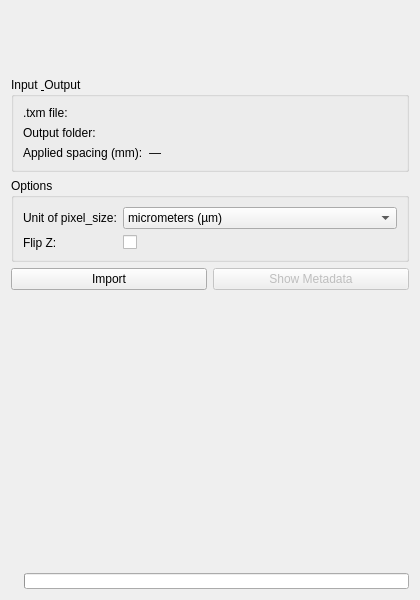
<?xml version="1.0" encoding="UTF-8"?>
<ui version="4.0">
 <class>ImportTXM</class>
 <widget class="qMRMLWidget" name="ImportTXM">
  <property name="geometry">
   <rect>
    <x>0</x>
    <y>0</y>
    <width>420</width>
    <height>600</height>
   </rect>
  </property>
  <layout class="QVBoxLayout" name="verticalLayout">

   <!-- Lockup Image -->
   <item>
    <widget class="QLabel" name="lockupLabel">
     <property name="sizePolicy">
      <sizepolicy hsizetype="Preferred" vsizetype="Fixed">
       <horstretch>0</horstretch>
       <verstretch>0</verstretch>
      </sizepolicy>
     </property>
     <property name="minimumSize">
      <size>
       <width>0</width>
       <height>60</height>
      </size>
     </property>
     <property name="maximumSize">
      <size>
       <width>16777215</width>
       <height>100</height>
      </size>
     </property>
     <property name="alignment">
      <set>Qt::AlignCenter</set>
     </property>
    </widget>
   </item>

   <!-- Input & Output -->
   <item>
    <widget class="QGroupBox" name="ioGroupBox">
     <property name="title">
      <string>Input &amp; Output</string>
     </property>
     <layout class="QFormLayout" name="formLayout_io">
      <item row="0" column="0">
       <widget class="QLabel" name="label_txm">
        <property name="text">
         <string>.txm file:</string>
        </property>
       </widget>
      </item>
      <item row="0" column="1">
       <widget class="ctkPathLineEdit" name="txmPathEdit">
        <property name="toolTip">
         <string>Select a ZEISS TXM (*.txm) file</string>
        </property>
        <property name="nameFilters">
         <stringlist>
          <string>ZEISS TXM (*.txm)</string>
         </stringlist>
        </property>
       </widget>
      </item>

      <item row="1" column="0">
       <widget class="QLabel" name="label_out">
        <property name="text">
         <string>Output folder:</string>
        </property>
       </widget>
      </item>
      <item row="1" column="1">
       <widget class="ctkPathLineEdit" name="outDirEdit">
        <property name="toolTip">
         <string>Folder to save the generated NRRD</string>
        </property>
       </widget>
      </item>

      <item row="2" column="0">
        <widget class="QLabel" name="label_spacing">
         <property name="text">
          <string>Applied spacing (mm):</string>
         </property>
        </widget>
       </item>
       <item row="2" column="1">
        <widget class="QLabel" name="spacingLabel">
         <property name="text">
          <string>—</string>
         </property>
        </widget>
       </item>

     </layout>
    </widget>
   </item>

   <!-- Options -->
   <item>
    <widget class="QGroupBox" name="optionsGroupBox">
     <property name="title">
      <string>Options</string>
     </property>
     <layout class="QFormLayout" name="formLayout_opts">
      <item row="0" column="0">
       <widget class="QLabel" name="label_unit">
        <property name="text">
         <string>Unit of pixel_size:</string>
        </property>
       </widget>
      </item>
      <item row="0" column="1">
       <widget class="QComboBox" name="unitCombo">
        <item>
         <property name="text">
          <string>micrometers (µm)</string>
         </property>
        </item>
        <item>
         <property name="text">
          <string>millimeters (mm)</string>
         </property>
        </item>
       </widget>
      </item>

      <item row="1" column="0">
       <widget class="QLabel" name="label_flipz">
        <property name="text">
         <string>Flip Z:</string>
        </property>
       </widget>
      </item>
      <item row="1" column="1">
       <widget class="QCheckBox" name="flipZCheck">
        <property name="text">
         <string/>
        </property>
       </widget>
      </item>
     </layout>
    </widget>
   </item>

   <!-- Actions -->
   <item>
    <layout class="QHBoxLayout" name="hLayoutActions">
     <item>
      <widget class="QPushButton" name="importBtn">
       <property name="text">
        <string>Import</string>
       </property>
       <property name="toolTip">
        <string>Read TXM → save NRRD → load volume in Slicer</string>
       </property>
      </widget>
     </item>
     <item>
      <widget class="QPushButton" name="metaBtn">
       <property name="text">
        <string>Show Metadata</string>
       </property>
       <property name="enabled">
        <bool>false</bool>
       </property>
      </widget>
     </item>
    </layout>
   </item>

   <!-- Spacer -->
   <item>
    <spacer name="verticalSpacer">
     <property name="orientation">
      <enum>Qt::Vertical</enum>
     </property>
     <property name="sizeHint" stdset="0">
      <size>
       <width>20</width>
       <height>40</height>
      </size>
     </property>
    </spacer>
   </item>

   <!-- Status & Progress -->
   <item>
    <layout class="QHBoxLayout" name="hLayoutStatus">
     <item>
      <widget class="QLabel" name="statusLabel">
       <property name="sizePolicy">
        <sizepolicy hsizetype="Fixed" vsizetype="Preferred">
         <horstretch>0</horstretch>
         <verstretch>0</verstretch>
        </sizepolicy>
       </property>
       <property name="text">
        <string/>
       </property>
      </widget>
     </item>
     <item>
      <widget class="QProgressBar" name="progress">
       <property name="sizePolicy">
        <sizepolicy hsizetype="Expanding" vsizetype="Fixed">
         <horstretch>1</horstretch>
         <verstretch>0</verstretch>
        </sizepolicy>
       </property>
       <property name="maximumSize">
        <size>
         <width>16777215</width>
         <height>16</height>
        </size>
       </property>
       <property name="visible">
        <bool>false</bool>
       </property>
       <property name="minimum">
        <number>0</number>
       </property>
       <property name="maximum">
        <number>100</number>
       </property>
       <property name="value">
        <number>0</number>
       </property>
       <property name="textVisible">
        <bool>false</bool>
       </property>
      </widget>
     </item>
    </layout>
   </item>
  </layout>
 </widget>

 <customwidgets>
  <customwidget>
   <class>qMRMLWidget</class>
   <extends>QWidget</extends>
   <header>qMRMLWidget.h</header>
   <container>1</container>
  </customwidget>
  <customwidget>
   <class>ctkPathLineEdit</class>
   <extends>QWidget</extends>
   <header>ctkPathLineEdit.h</header>
  </customwidget>
 </customwidgets>

 <resources/>
 <connections/>
</ui>
